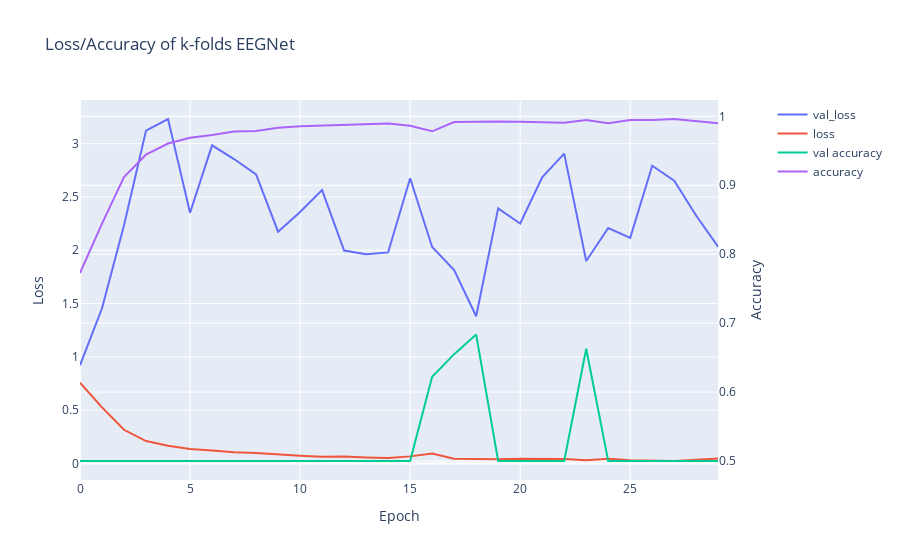
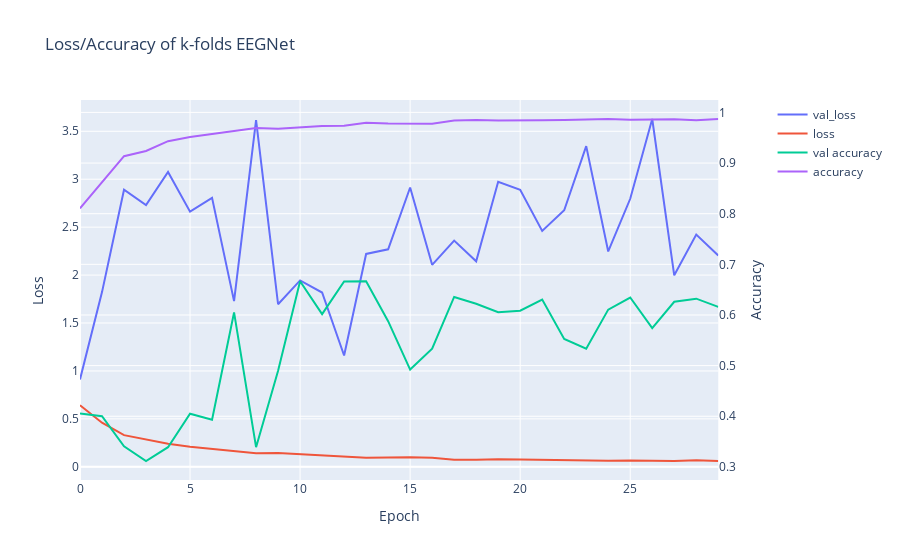
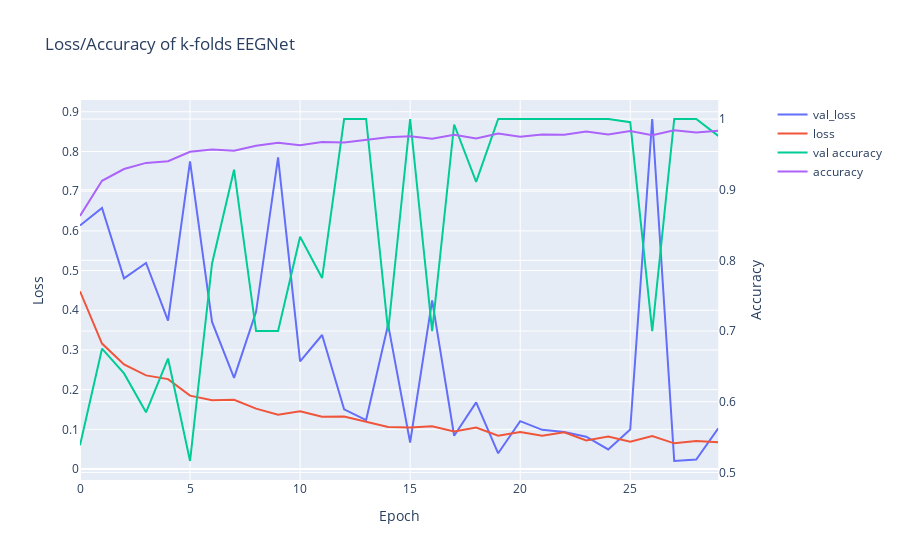
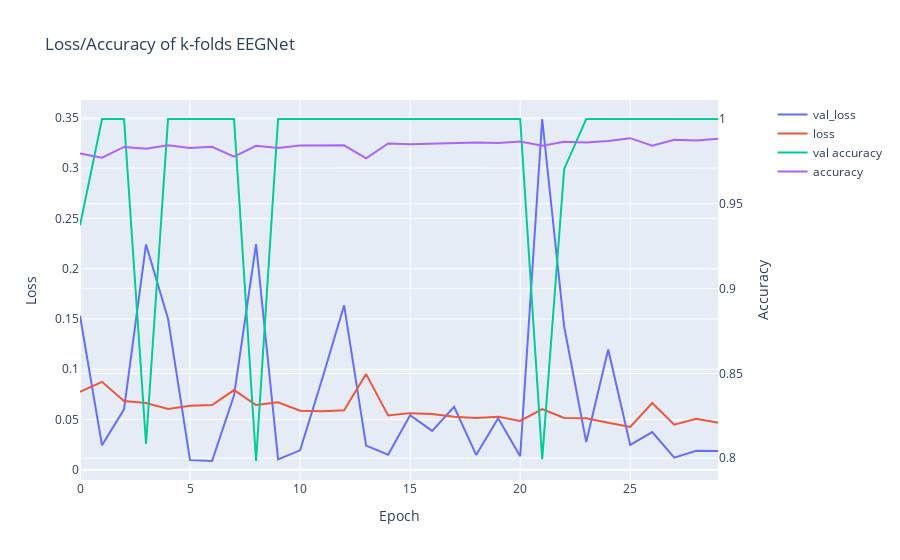

Notebook code cell kept with these figures, in order:
### Code cell
#probs_EEGNet = cls.EEGNet_classification(train_data, test_data, val_data, train_labels, test_labels, val_labels, data_type, epoched = True)
cls.kfold_EEGNet_classification(train_data, test_data, train_labels, test_labels, 10, data_type, epoched = True)

### Figure 1 — Plotly figure (JSON) as saved in the notebook; plotly's stock layout.template omitted (floating-point values rounded to 4 significant figures)
{"data": [{"name": "val_loss", "type": "scatter", "xaxis": "x", "y": [0.9207, 1.456, 2.235, 3.122, 3.231, 2.352, 2.984, 2.856, 2.712, 2.174, 2.359, 2.565, 1.997, 1.963, 1.98, 2.676, 2.031, 1.814, 1.381, 2.393, 2.251, 2.684, 2.907, 1.899, 2.208, 2.116, 2.793, 2.653, 2.323, 2.031], "yaxis": "y"}, {"name": "loss", "type": "scatter", "xaxis": "x", "y": [0.7571, 0.5264, 0.316, 0.2101, 0.1655, 0.1359, 0.1226, 0.1043, 0.09885, 0.08254, 0.07275, 0.06425, 0.06575, 0.05656, 0.0504, 0.06656, 0.09399, 0.04415, 0.03941, 0.03867, 0.04385, 0.04395, 0.04295, 0.0311, 0.04382, 0.0294, 0.02629, 0.02326, 0.03477, 0.04682], "yaxis": "y"}, {"name": "val accuracy", "type": "scatter", "xaxis": "x", "y": [0.5, 0.5, 0.5, 0.5, 0.5, 0.5, 0.5, 0.5, 0.5, 0.5, 0.5, 0.5, 0.5, 0.5, 0.5, 0.5, 0.6222, 0.655, 0.6833, 0.5, 0.5, 0.5, 0.5, 0.6628, 0.5, 0.5, 0.5, 0.5, 0.5, 0.5], "yaxis": "y2"}, {"name": "accuracy", "type": "scatter", "xaxis": "x", "y": [0.7727, 0.8444, 0.9117, 0.9444, 0.9605, 0.9688, 0.9728, 0.9781, 0.9786, 0.9834, 0.9856, 0.9867, 0.9871, 0.9883, 0.9896, 0.9864, 0.9783, 0.9917, 0.9922, 0.9924, 0.992, 0.9909, 0.9906, 0.9947, 0.99, 0.9946, 0.9948, 0.9961, 0.9933, 0.9899], "yaxis": "y2"}], "layout": {"title": {"text": "Loss/Accuracy of k-folds EEGNet"}, "xaxis": {"anchor": "y", "domain": [0, 0.94], "title": {"text": "Epoch"}}, "yaxis": {"anchor": "x", "domain": [0, 1], "title": {"text": "Loss"}}, "yaxis2": {"anchor": "x", "overlaying": "y", "side": "right", "title": {"text": "Accuracy"}}}}

### Figure 2 — Plotly figure (JSON) as saved in the notebook; plotly's stock layout.template omitted (floating-point values rounded to 4 significant figures)
{"data": [{"name": "val_loss", "type": "scatter", "xaxis": "x", "y": [0.9117, 1.822, 2.89, 2.731, 3.076, 2.662, 2.806, 1.728, 3.616, 1.696, 1.945, 1.818, 1.161, 2.221, 2.269, 2.913, 2.107, 2.36, 2.144, 2.973, 2.89, 2.46, 2.676, 3.345, 2.247, 2.796, 3.628, 1.997, 2.422, 2.204], "yaxis": "y"}, {"name": "loss", "type": "scatter", "xaxis": "x", "y": [0.6417, 0.4602, 0.3304, 0.2878, 0.2399, 0.2098, 0.1863, 0.1674, 0.1421, 0.1446, 0.1321, 0.119, 0.1128, 0.09462, 0.0959, 0.09951, 0.09512, 0.07251, 0.07291, 0.0793, 0.07717, 0.07194, 0.07001, 0.06705, 0.06241, 0.06535, 0.06238, 0.06062, 0.06853, 0.06046], "yaxis": "y"}, {"name": "val accuracy", "type": "scatter", "xaxis": "x", "y": [0.4056, 0.4, 0.3406, 0.3117, 0.3389, 0.405, 0.3933, 0.605, 0.3389, 0.49, 0.6667, 0.6017, 0.6661, 0.6667, 0.5878, 0.4922, 0.5333, 0.6356, 0.6222, 0.6056, 0.6083, 0.6306, 0.5528, 0.5333, 0.6106, 0.6344, 0.5739, 0.6261, 0.6322, 0.6161], "yaxis": "y2"}, {"name": "accuracy", "type": "scatter", "xaxis": "x", "y": [0.8105, 0.8622, 0.9135, 0.9239, 0.9431, 0.9513, 0.9573, 0.9628, 0.9693, 0.9676, 0.9702, 0.973, 0.9735, 0.9796, 0.9781, 0.978, 0.9775, 0.9842, 0.9851, 0.9838, 0.9836, 0.9843, 0.9851, 0.9864, 0.987, 0.9855, 0.9863, 0.9863, 0.9843, 0.9868], "yaxis": "y2"}], "layout": {"title": {"text": "Loss/Accuracy of k-folds EEGNet"}, "xaxis": {"anchor": "y", "domain": [0, 0.94], "title": {"text": "Epoch"}}, "yaxis": {"anchor": "x", "domain": [0, 1], "title": {"text": "Loss"}}, "yaxis2": {"anchor": "x", "overlaying": "y", "side": "right", "title": {"text": "Accuracy"}}}}

### Figure 3 — Plotly figure (JSON) as saved in the notebook; plotly's stock layout.template omitted (floating-point values rounded to 4 significant figures)
{"data": [{"name": "val_loss", "type": "scatter", "xaxis": "x", "y": [0.6136, 0.6578, 0.4803, 0.5191, 0.374, 0.775, 0.3706, 0.2295, 0.396, 0.7853, 0.2714, 0.3377, 0.1503, 0.1234, 0.3639, 0.06691, 0.4251, 0.0838, 0.1679, 0.03961, 0.1206, 0.09869, 0.09328, 0.08157, 0.04939, 0.09956, 0.8819, 0.02024, 0.02394, 0.1024], "yaxis": "y"}, {"name": "loss", "type": "scatter", "xaxis": "x", "y": [0.4478, 0.3161, 0.2633, 0.236, 0.2266, 0.1849, 0.1732, 0.1746, 0.1521, 0.1369, 0.1457, 0.1318, 0.1322, 0.119, 0.106, 0.1046, 0.108, 0.09481, 0.1043, 0.08376, 0.09344, 0.08365, 0.09266, 0.07206, 0.08169, 0.06908, 0.08313, 0.0647, 0.07051, 0.06772], "yaxis": "y"}, {"name": "val accuracy", "type": "scatter", "xaxis": "x", "y": [0.5383, 0.675, 0.64, 0.585, 0.6611, 0.5161, 0.7956, 0.9283, 0.7, 0.7, 0.8333, 0.775, 1, 1, 0.7, 1, 0.7, 0.9922, 0.9111, 1, 1, 1, 1, 1, 1, 0.9956, 0.7, 1, 1, 0.9761], "yaxis": "y2"}, {"name": "accuracy", "type": "scatter", "xaxis": "x", "y": [0.8628, 0.9125, 0.9292, 0.9379, 0.9402, 0.9537, 0.9569, 0.9551, 0.9622, 0.9662, 0.9628, 0.9673, 0.9666, 0.9701, 0.9743, 0.9756, 0.9721, 0.9775, 0.9726, 0.9795, 0.9751, 0.9782, 0.9777, 0.9823, 0.978, 0.983, 0.9772, 0.9841, 0.981, 0.9833], "yaxis": "y2"}], "layout": {"title": {"text": "Loss/Accuracy of k-folds EEGNet"}, "xaxis": {"anchor": "y", "domain": [0, 0.94], "title": {"text": "Epoch"}}, "yaxis": {"anchor": "x", "domain": [0, 1], "title": {"text": "Loss"}}, "yaxis2": {"anchor": "x", "overlaying": "y", "side": "right", "title": {"text": "Accuracy"}}}}

### Figure 4 — Plotly figure (JSON) as saved in the notebook; plotly's stock layout.template omitted (floating-point values rounded to 4 significant figures)
{"data": [{"name": "val_loss", "type": "scatter", "xaxis": "x", "y": [0.1531, 0.02433, 0.06014, 0.224, 0.1502, 0.009585, 0.008726, 0.07399, 0.2244, 0.0104, 0.0193, 0.09003, 0.1635, 0.02409, 0.015, 0.0542, 0.03864, 0.06256, 0.01479, 0.05121, 0.01348, 0.3488, 0.1422, 0.02753, 0.1196, 0.02473, 0.03747, 0.01203, 0.01893, 0.01878], "yaxis": "y"}, {"name": "loss", "type": "scatter", "xaxis": "x", "y": [0.07759, 0.08745, 0.06846, 0.06645, 0.06038, 0.06374, 0.06439, 0.07926, 0.06437, 0.06703, 0.05865, 0.05823, 0.0591, 0.09513, 0.0541, 0.05632, 0.05543, 0.05266, 0.05138, 0.05282, 0.04858, 0.06029, 0.05154, 0.05134, 0.04682, 0.04262, 0.06644, 0.0449, 0.05064, 0.0468], "yaxis": "y"}, {"name": "val accuracy", "type": "scatter", "xaxis": "x", "y": [0.9372, 1, 1, 0.8083, 1, 1, 1, 1, 0.7983, 1, 1, 1, 1, 1, 1, 1, 1, 1, 1, 1, 1, 0.7994, 0.9706, 1, 1, 1, 1, 1, 1, 1], "yaxis": "y2"}, {"name": "accuracy", "type": "scatter", "xaxis": "x", "y": [0.9797, 0.9772, 0.9835, 0.9824, 0.9846, 0.9828, 0.9836, 0.9778, 0.9842, 0.983, 0.9843, 0.9845, 0.9845, 0.9768, 0.9856, 0.9851, 0.9854, 0.9861, 0.9861, 0.9859, 0.9867, 0.9842, 0.9865, 0.9862, 0.987, 0.9887, 0.9843, 0.9877, 0.9873, 0.9883], "yaxis": "y2"}], "layout": {"title": {"text": "Loss/Accuracy of k-folds EEGNet"}, "xaxis": {"anchor": "y", "domain": [0, 0.94], "title": {"text": "Epoch"}}, "yaxis": {"anchor": "x", "domain": [0, 1], "title": {"text": "Loss"}}, "yaxis2": {"anchor": "x", "overlaying": "y", "side": "right", "title": {"text": "Accuracy"}}}}
